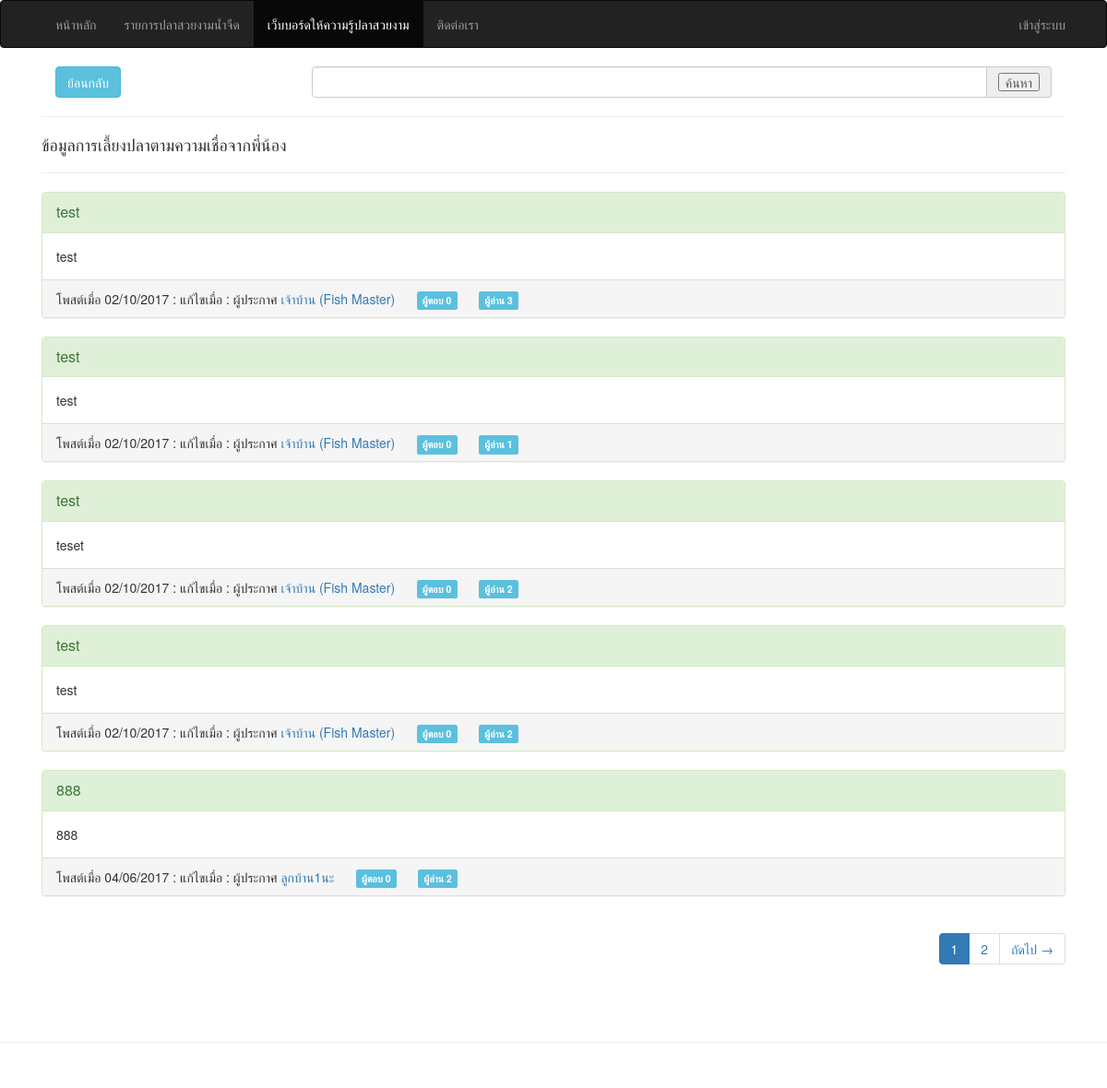
Page /webboard/compare on the committed database.
### tables this page shows
CREATE TABLE `compare` (
  `id` int(5) UNSIGNED NOT NULL,
  `member_id` int(5) UNSIGNED NOT NULL,
  `pool_title` varchar(100) NOT NULL,
  `pool_shape` text NOT NULL,
  `pool_detail` text NOT NULL,
  `pool_believe` text NOT NULL,
  `fish_amount` int(5) NOT NULL,
  `views` int(5) NOT NULL,
  `date_create` varchar(10) NOT NULL,
  `date_modify` varchar(10) NOT NULL
);

CREATE TABLE `member` (
  `id` int(5) UNSIGNED NOT NULL,
  `title` varchar(10) NOT NULL,
  `fullname` varchar(150) NOT NULL,
  `birthdate` varchar(10) NOT NULL,
  `address` text NOT NULL,
  `email` varchar(50) NOT NULL,
  `password` varchar(32) NOT NULL,
  `phone` varchar(15) NOT NULL,
  `date_create` varchar(10) NOT NULL,
  `date_activity` varchar(19) NOT NULL,
  `picture` varchar(100) NOT NULL,
  `role` enum('admin','member') NOT NULL DEFAULT 'member'
);

### application/controllers/Webboard.php (called while the page is built, shortened)
<?php
class Webboard extends MY_Controller {
  public function __construct()
  {
    $this->load->model('Webboard_model','webboard');
  }
  function compare($id='')
  {
    if ((int)$id > 0) :
      $post = $this->input->post();
      if ($post) :
        $comment = $this->db->insert('compare_comment',$post);
        if ($comment !== FALSE) :
          $this->session->set_flashdata(array('class'=>'success','value'=>'คอมเม้นต์เรียบร้อยแล้ว'));
          redirect($this->agent->referrer());
        endif;
      endif;
      $config	= array(
        'base_url' => current_url(),
        'total_rows' => $this->db->where('compare_id',$id)->count_all_results('compare_comment'),
        'per_page' => 5
      );
      $offset = ($this->input->get('p') > 0) ? $this->input->get('p') : '0';
      $this->pagination->initialize($config);
      $this->data['compare'] = $this->db->get_where('compare',array('id'=>$id))->row_array();
      $this->data['compare_detil'] = $this->db->get_where('compare_detail',array('compare_id'=>$id))->result_array();
      $this->data['member_id'] = $this->db->get_where('member',array('id'=>$this->data['compare']['member_id']))->row_array();
      $this->data['comments'] = $this->db->limit($config['per_page'],$offset)->get_where('compare_comment',['compare_id'=>$id])->result_array();
      $this->db->where('id',$this->data['compare']['id'])->set('views','views+1',FALSE)->update('compare');
    else:
      $search = $this->input->get('search');
      $config	= array(
        'base_url' => uri_string(),
        'total_rows' => $this->db->like('pool_title',$search)->count_all_results('compare'),
        'per_page' => 5
      );
      $offset = ($this->input->get('p') > 0) ? $this->input->get('p') : '0';
      $this->pagination->initialize($config);
      $this->data['compare'] = $this->db->like('pool_title',$search)->limit($config['per_page'])->offset($offset)->order_by('id','DESC')->get('compare')->result_array();
    endif;
    $this->data['content'] = $this->load->view('webboard/compare',$this->data,TRUE);
    $this->load->view('_layout_main', $this->data);
  }
}

### index.php (called while the page is built, shortened)
<?php
require_once BASEPATH.'core/CodeIgniter.php';

### application/views/webboard/compare.php (the view)
<?php if ($this->uri->segment(3) > 0) : ?>
  <?php $edit = ($this->session->id == $member_id['id'] || $this->session->role == 'admin') ? anchor('webboard/compare_edit/'.$compare['id'],'แก้ไข',array('class'=>'btn btn-warning pull-right')) :'';?>
  <?php $delete = ($this->session->id == $member_id['id'] || $this->session->role == 'admin') ? anchor('webboard/delete_compare/'.$compare['id'],'ลบ',array('class'=>'btn btn-danger pull-right','onclick'=>"return confirm('ต้องการลบหัวข้อนี้?');")) :'';?>
  <?=anchor('#','ย้อนกลับ',array('class'=>'btn btn-info','onclick'=>'window.history.back()'));?>
  <div class="panel panel-primary">
    <div class="panel-heading">
      <?=heading($compare['pool_title'],'3',array('class'=>'panel-title')).$delete.$edit;?>
    </div>
    <div class="panel-body">
      <p>
        โพสต์เมื่อ <?=$compare['date_create'].' : ';?>
        แก้ไขเมื่อ <?=$compare["date_modify"].' : ';?>
        โดย <?=(isset($member_id['id'])) ? anchor_popup('member/profile/'.$member_id['id'],$member_id['fullname']) : 'บุคคลทั่วไป';?>
       </p>
      <?=heading('<u>รายการปลาทั้งหมด</u>','4');?>
      <div class="col-sm-12">
        <?php foreach ($compare_detil as $c) : ?>
          <?php $fish = $this->db->get_where('fish',array('id'=>$c['fish_id']))->row_array(); ?>
          <div class="col-md-2 portfolio-item">
            <?=img('assets/fish/'.$fish['picture'],'',array('class'=>'img-responsive','style'=>'width:200px;height:100px;'));?>
            <?=heading($fish['fullname'],'5');?>
            <?=p('จำนวน '.$c['amount']);?>
          </div>
        <?php endforeach; ?>
      </div>
      <div class="col-sm-12">
        <br/><hr/>
        <?=heading('<u>หัวข้อ</u> '.$compare['pool_title'],'4');?>
        <?=p('<u>ชนิดของปลาที่เลี้ยง(จำนวน)</u>');?>
        <p style="text-indent:40px;line-height:1.8em;"><?=$compare['fish_amount'];?> ชนิด</p>
        <?=br();?>
        <?=p('<u>รายละเอียดบ่อปลา</u>');?>
        <p style="text-indent:40px;line-height:1.8em;"><?=$compare['pool_detail'];?></p>
        <?=br();?>
        <?=p('<u>ข้อมูลทางความเชื่อ</u>');?>
        <p style="text-indent:40px;line-height:1.8em;"><?=$compare['pool_believe'];?></p>
        <?=br();?>
      </div>
    </div>
  </div>
  <div class="col-sm-offset-1">
      <?php foreach ($comments as $_n => $n) : ?>
        <div class="panel panel-info">
        <?php $commented_by = $this->db->get_where('member',array('id'=>$n['commented_by']))->row_array(); ?>
        <div class="panel-heading">
          <?=($this->session->role === 'admin' OR $this->session->id === $commented_by['id']) ? anchor('webboard/delete_compare_comment/'.$n['id'],'ลบ',array('class'=>'btn btn-warning pull-right','onclick'=>"return confirm('ลบคอมเม้นต์นี้ ?');")) : '';?>
          <?=heading("โพสต์เมื่อ ".$n["date_create"].' : '.'แก้ไขเมื่อ '.$n["date_modify"].' : '."โดย ".anchor_popup("member/profile/".$commented_by["id"],$commented_by["fullname"]),'4',array('class'=>'panel-pool_title'));?>
        </div>
        <div class="panel-body">
          <?=$n['detail'];?>
        </div>
      </div>
      <?php endforeach; ?>
    <div class="pull-right"><?=$this->pagination->create_links();?></div>
    <?=br(4);?>
  </div>
    <?php if ($this->session->is_login === TRUE) : ?>
      <div class="well">
      <?=form_open(uri_string(),array('class'=>'form-horizontal'),array('compare_id'=>$compare['id'],'commented_by'=>$this->session->id,'date_create'=>date('d/m/Y H:i:s')));?>
      <?=heading('คอมเม้นต์','4').hr();?>
      <div class="form-group">
        <?=form_label(ucfirst('เนื้อหา'),'detail',['class'=>'control-label text-right col-sm-3']);?>
        <div class="col-sm-9">
          <?=form_textarea(['name'=>'detail','class'=>'form-control','required'=>TRUE]);?>
        </div>
      </div>
      <div class="form-group">
        <div class="col-sm-offset-3">
          <?=form_submit('','ยืนยัน',['class'=>'col-sm-2 btn btn-success','autocomplete'=>'off']);?>
          <?=form_reset('','ยกเลิก',['class'=>'btn btn-link','autocomplete'=>'off']);?>
        </div>
      </div>
      <?=form_close();?>
      <?=validation_errors('<div class="alert alert-warning">', '</div>');?>
    </div>
  <?php endif; ?>
<?php else: ?>
  <div class="col-md-12">
    <div class="col-md-3">
      <?=anchor('#','ย้อนกลับ',array('class'=>'btn btn-info','onclick'=>'window.history.back()'));?>
    </div>
    <div class="col-md-9">
      <?=form_open('',['method'=>'get']);?>
      <div class="input-group">
        <?=form_input(['name'=>'search','class'=>'form-control']);?>
        <div class="input-group-addon">
          <?=form_submit('','ค้นหา');?>
        </div>
      </div>
      <?=form_close();?>
    </div>
  </div>
  <div class="col-md-12">
    <hr>
    <?=heading('ข้อมูลการเลี้ยงปลาตามความเชื่อจากพี่น้อง','4').hr();?>
    <?php foreach ($compare as $_n => $n) : ?>
      <div class="panel panel-success">
        <?php $comments = $this->db->where('webboard_id',$n['id'])->count_all_results('webboard_comment');?>
        <?php $member_id = $this->db->get_where('member',array('id'=>$n['member_id']))->row_array();?>
        <div class="panel-heading">
          <p class="panel-title">
            <?=anchor('webboard/compare/'.$n['id'],character_limiter($n['pool_title'],'100'));?>
          </p>
        </div>
        <div class="panel-body">
          <?=character_limiter($n['pool_detail'],'150');?>
        </div>
        <div class="panel-footer">
          <span>โพสต์เมื่อ <?=$n['date_create'];?> : </span>
          <span>แก้ไขเมื่อ <?=$n['date_modify'];?> : </span>
          <span>ผู้ประกาศ <?=(isset($member_id['id'])) ? anchor_popup('member/profile/'.$member_id['id'],$member_id['fullname']) : 'บุคคลทั่วไป';?></span>
          <?=nbs(5).'<span class="label label-info">ผู้ตอบ '.$comments.'</span>';?>
          <?=nbs(5).'<span class="label label-info">ผู้อ่าน '.$n['views'].'</span>';?>
        </div>
      </div>
    <?php endforeach; ?>
    <div class="pull-right"><?=$this->pagination->create_links();?></div>
  </div>
<?php endif; ?>

### assets/css/common.css (style rules this page uses)
html { position: relative; min-height: 100%; }
body { margin: 0 0 100px; }

### rows in the picture
compare: id+pool_title "test", pool_detail "test", date_create "02/10/2017", member.fullname "เจ้าบ้าน (Fish Master)", comments "0", views "3"
compare: id+pool_title "test", pool_detail "test", date_create "02/10/2017", member.fullname "เจ้าบ้าน (Fish Master)", comments "0", views "1"
compare: id+pool_title "test", pool_detail "teset", date_create "02/10/2017", member.fullname "เจ้าบ้าน (Fish Master)", comments "0", views "2"
compare: id+pool_title "test", pool_detail "test", date_create "02/10/2017", member.fullname "เจ้าบ้าน (Fish Master)", comments "0", views "2"
compare: id+pool_title "888", pool_detail "888", date_create "04/06/2017", member.fullname "ลูกบ้าน1นะ", comments "0", views "2"

### other values in the picture
anchor('','หน้าหลัก') "หน้าหลัก"
anchor('fish','รายการปลาสวยงามน้ำจืด') "รายการปลาสวยงามน้ำจืด"
anchor('webboard','เว็บบอร์ดให้ความรู้ปลาสวยงาม') "เว็บบอร์ดให้ความรู้ปลาสวยงาม"
anchor('main/about','ติดต่อเรา') "ติดต่อเรา"
anchor('member/signin','เข้าสู่ระบบ') "เข้าสู่ระบบ"
heading('ข้อมูลการเลี้ยงปลาตามความเชื่อจากพี่น้อง','4') "ข้อมูลการเลี้ยงปลาตามความเชื่อจากพี่น้อง"
$this->pagination->create_links() "1 2 ถัดไป →"
